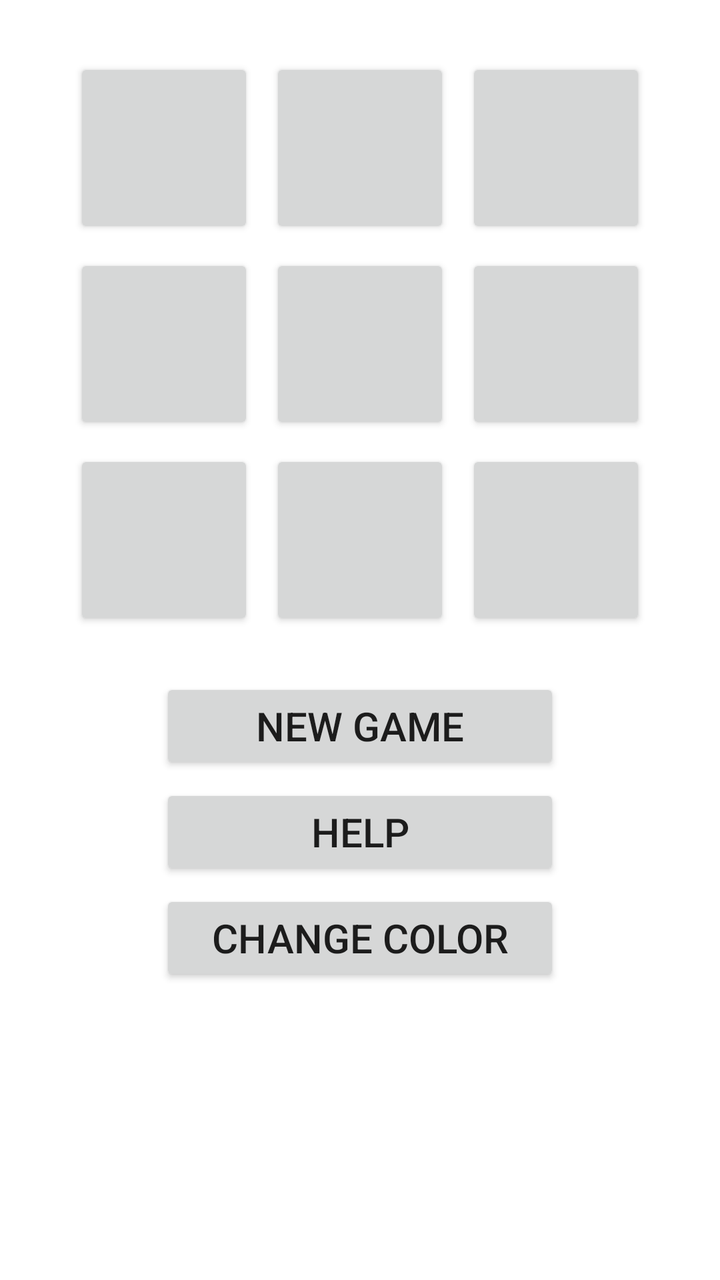
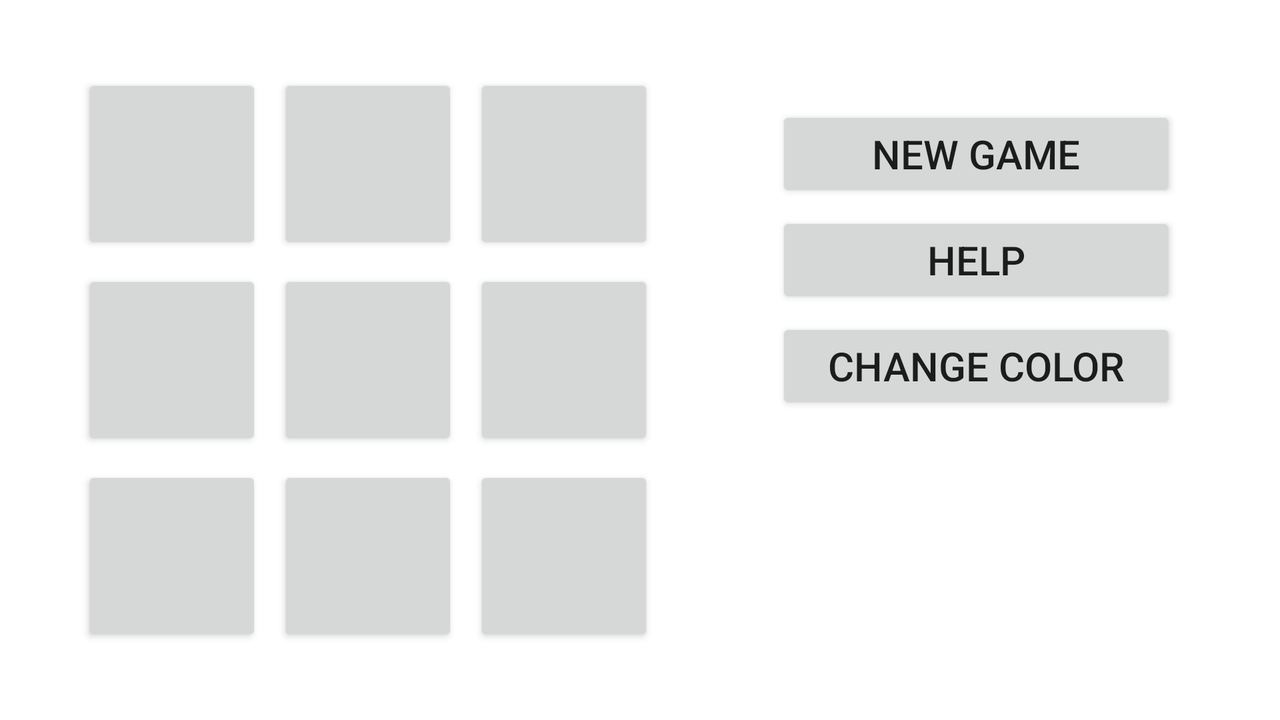

An Android layout and its configuration variant, each rendered on a device that would load it. The default file and the variant file are quoted in full after the pictures.
<!-- AndroidManifest.xml: application theme Theme.LightsOut -->
<!-- res/layout/activity_main.xml -->
<?xml version="1.0" encoding="utf-8"?>
<androidx.constraintlayout.widget.ConstraintLayout
    xmlns:android="http://schemas.android.com/apk/res/android"
    xmlns:app="http://schemas.android.com/apk/res-auto"
    xmlns:tools="http://schemas.android.com/tools"
    android:layout_width="match_parent"
    android:layout_height="match_parent"
    tools:context="com.zybooks.lightsout.MainActivity">

    <GridLayout
        xmlns:android="http://schemas.android.com/apk/res/android"
        android:layout_width="wrap_content"
        android:layout_height="wrap_content"
        android:useDefaultMargins="true"
        android:columnCount="3"
        android:rowCount="3"
        android:id="@+id/light_grid"
        android:layout_margin="25dp"
        app:layout_constraintLeft_toLeftOf="parent"
        app:layout_constraintRight_toRightOf="parent"
        app:layout_constraintTop_toTopOf="parent" >
        <Button
            android:onClick="onLightButtonClick"
            style="@style/LightButton" />
        <Button
            android:onClick="onLightButtonClick"
            style="@style/LightButton" />
        <Button
            android:onClick="onLightButtonClick"
            style="@style/LightButton" />
        <Button
            android:onClick="onLightButtonClick"
            style="@style/LightButton" />
        <Button
            android:onClick="onLightButtonClick"
            style="@style/LightButton" />
        <Button
            android:onClick="onLightButtonClick"
            style="@style/LightButton" />
        <Button
            android:onClick="onLightButtonClick"
            style="@style/LightButton" />
        <Button
            android:onClick="onLightButtonClick"
            style="@style/LightButton" />
        <Button
            android:onClick="onLightButtonClick"
            style="@style/LightButton" />
    </GridLayout>

    <Button
        android:id="@+id/button_new_game"
        style="@style/GameOptionButton"
        android:layout_marginTop="20dp"
        android:text="@string/new_game"
        android:onClick="onNewGameClick"
        app:layout_constraintLeft_toLeftOf="parent"
        app:layout_constraintRight_toRightOf="parent"
        app:layout_constraintTop_toBottomOf="@id/light_grid" />
    <Button
        android:id="@+id/button_help"
        style="@style/GameOptionButton"
        android:text="@string/help_button"
        android:onClick="onHelpClick"
        app:layout_constraintLeft_toLeftOf="@id/button_new_game"
        app:layout_constraintRight_toRightOf="@id/button_new_game"
        app:layout_constraintTop_toBottomOf="@id/button_new_game" />

    <Button
        android:id="@+id/button_change_color"
        style="@style/GameOptionButton"
        android:text="@string/color_button"
        android:onClick="onChangeColorClick"
        app:layout_constraintLeft_toLeftOf="@id/button_new_game"
        app:layout_constraintRight_toRightOf="@id/button_new_game"
        app:layout_constraintTop_toBottomOf="@id/button_help" />
</androidx.constraintlayout.widget.ConstraintLayout>
<!-- resources referenced by this layout -->
<resources>
  <string name="color_button">Change Color</string>
  <string name="help_button">Help</string>
  <string name="new_game">New Game</string>
  <style name="GameOptionButton">
          <item name="android:layout_height">wrap_content</item>
          <item name="android:layout_width">200dp</item>
          <item name="android:layout_marginTop">5dp</item>
          <item name="android:layout_marginLeft">20dp</item>
          <item name="android:layout_marginRight">20dp</item>
          <item name="android:textSize">20sp</item>
      </style>
  <style name="LightButton">
          <item name="android:layout_height">90dp</item>
          <item name="android:layout_width">90dp</item>
      </style>
  <style name="Theme.LightsOut" parent="Theme.MaterialComponents.DayNight.DarkActionBar">
          
          <item name="colorPrimary">@color/purple_500</item>
          <item name="colorPrimaryVariant">@color/purple_700</item>
          <item name="colorOnPrimary">@color/white</item>
          
          <item name="colorSecondary">@color/teal_200</item>
          <item name="colorSecondaryVariant">@color/teal_700</item>
          <item name="colorOnSecondary">@color/black</item>
          
          <item name="android:statusBarColor" tools:targetApi="l">?attr/colorPrimaryVariant</item>
          
      </style>
  <color name="purple_500">#FF6200EE</color>
  <color name="purple_700">#FF3700B3</color>
  <color name="white">#FFFFFFFF</color>
  <color name="teal_200">#FF03DAC5</color>
  <color name="teal_700">#FF018786</color>
  <color name="black">#000</color>
</resources>
<!-- res/layout-land/activity_main.xml (the author's variant of the layout above) -->
<!-- drawn on the phone turned sideways -->
<?xml version="1.0" encoding="utf-8"?>
<androidx.constraintlayout.widget.ConstraintLayout
    xmlns:android="http://schemas.android.com/apk/res/android"
    xmlns:app="http://schemas.android.com/apk/res-auto"
    xmlns:tools="http://schemas.android.com/tools"
    android:layout_width="match_parent"
    android:layout_height="match_parent"
    tools:context="com.zybooks.lightsout.MainActivity">

    <GridLayout
        xmlns:android="http://schemas.android.com/apk/res/android"
        android:layout_width="wrap_content"
        android:layout_height="wrap_content"
        android:useDefaultMargins="true"
        android:columnCount="3"
        android:rowCount="3"
        android:id="@+id/light_grid"
        android:layout_margin="5dp"
        app:layout_constraintLeft_toLeftOf="parent"
        app:layout_constraintRight_toLeftOf="@+id/button_new_game"
        app:layout_constraintTop_toTopOf="parent"
        app:layout_constraintBottom_toBottomOf="parent" >
        <Button
            android:onClick="onLightButtonClick"
            style="@style/LightButton" />
        <Button
            android:onClick="onLightButtonClick"
            style="@style/LightButton" />
        <Button
            android:onClick="onLightButtonClick"
            style="@style/LightButton" />
        <Button
            android:onClick="onLightButtonClick"
            style="@style/LightButton" />
        <Button
            android:onClick="onLightButtonClick"
            style="@style/LightButton" />
        <Button
            android:onClick="onLightButtonClick"
            style="@style/LightButton" />
        <Button
            android:onClick="onLightButtonClick"
            style="@style/LightButton" />
        <Button
            android:onClick="onLightButtonClick"
            style="@style/LightButton" />
        <Button
            android:onClick="onLightButtonClick"
            style="@style/LightButton" />
    </GridLayout>

    <Button
        android:id="@+id/button_new_game"
        style="@style/GameOptionButton"
        android:layout_marginTop="20dp"
        android:text="New Game"
        android:onClick="onNewGameClick"
        app:layout_constraintLeft_toRightOf="@+id/light_grid"
        app:layout_constraintRight_toRightOf="parent"
        app:layout_constraintTop_toTopOf="@+id/light_grid" />

    <Button
        android:id="@+id/button_help"
        style="@style/GameOptionButton"
        android:text="@string/help_button"
        android:onClick="onHelpClick"
        app:layout_constraintLeft_toLeftOf="@id/button_new_game"
        app:layout_constraintRight_toRightOf="@id/button_new_game"
        app:layout_constraintTop_toBottomOf="@id/button_new_game" />
    <Button
        android:id="@+id/button_change_color"
        style="@style/GameOptionButton"
        android:text="@string/color_button"
        android:onClick="onChangeColorClick"
        app:layout_constraintLeft_toLeftOf="@id/button_new_game"
        app:layout_constraintRight_toRightOf="@id/button_new_game"
        app:layout_constraintTop_toBottomOf="@id/button_help" />
</androidx.constraintlayout.widget.ConstraintLayout>
<!-- resources referenced by the variant -->
<!-- as the phone turned sideways resolves them -->
<resources>
  <string name="color_button">Change Color</string>
  <string name="help_button">Help</string>
  <style name="GameOptionButton">
          <item name="android:layout_height">wrap_content</item>
          <item name="android:layout_width">200dp</item>
          <item name="android:layout_marginTop">5dp</item>
          <item name="android:layout_marginLeft">20dp</item>
          <item name="android:layout_marginRight">20dp</item>
          <item name="android:textSize">20sp</item>
      </style>
  <style name="LightButton">
          <item name="android:layout_height">90dp</item>
          <item name="android:layout_width">90dp</item>
      </style>
  <style name="Theme.LightsOut" parent="Theme.MaterialComponents.DayNight.DarkActionBar">
          
          <item name="colorPrimary">@color/purple_500</item>
          <item name="colorPrimaryVariant">@color/purple_700</item>
          <item name="colorOnPrimary">@color/white</item>
          
          <item name="colorSecondary">@color/teal_200</item>
          <item name="colorSecondaryVariant">@color/teal_700</item>
          <item name="colorOnSecondary">@color/black</item>
          
          <item name="android:statusBarColor" tools:targetApi="l">?attr/colorPrimaryVariant</item>
          
      </style>
  <color name="purple_500">#FF6200EE</color>
  <color name="purple_700">#FF3700B3</color>
  <color name="white">#FFFFFFFF</color>
  <color name="teal_200">#FF03DAC5</color>
  <color name="teal_700">#FF018786</color>
  <color name="black">#000</color>
</resources>
